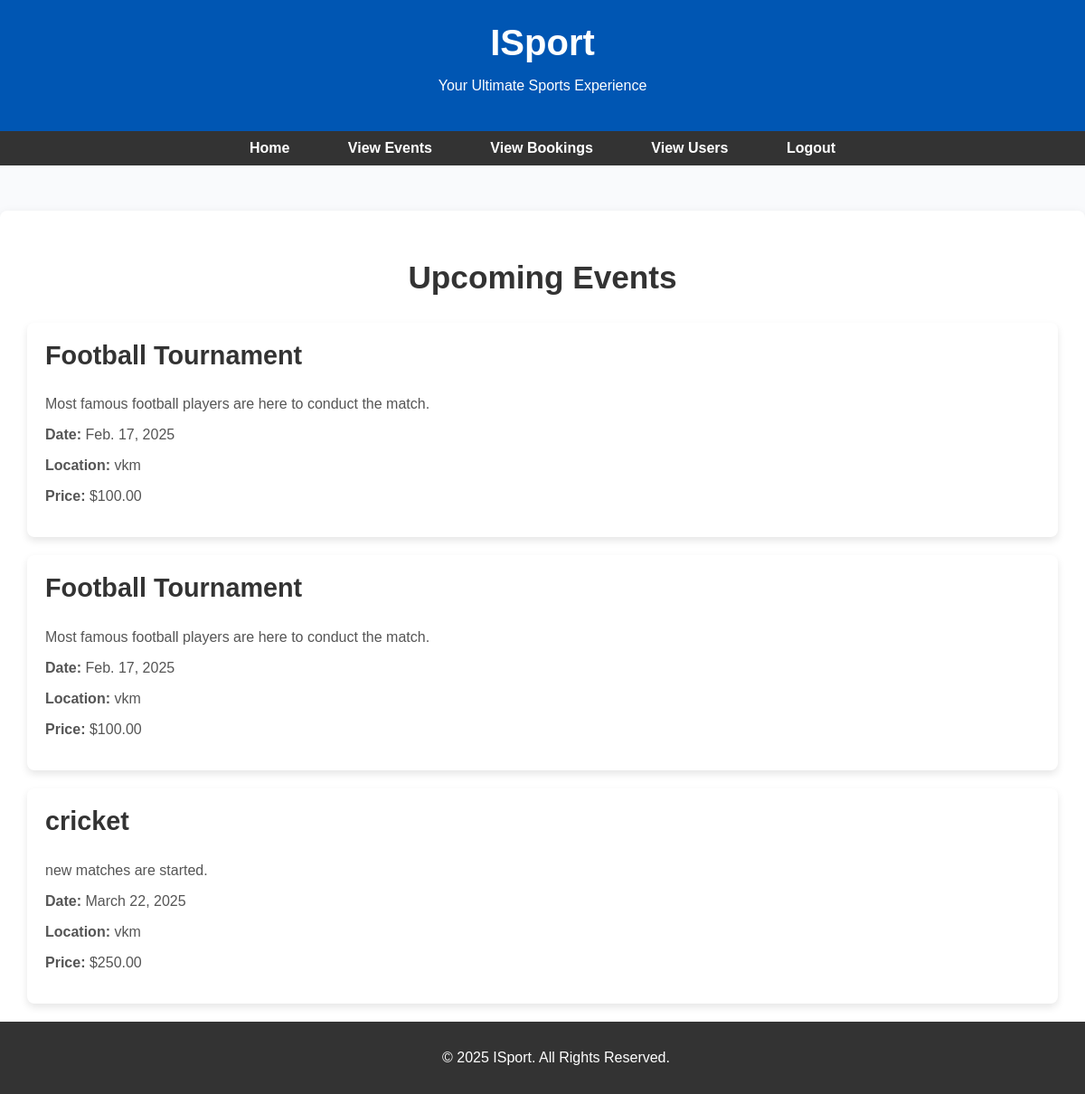
Page /adminview_events/ on the earlier database version.
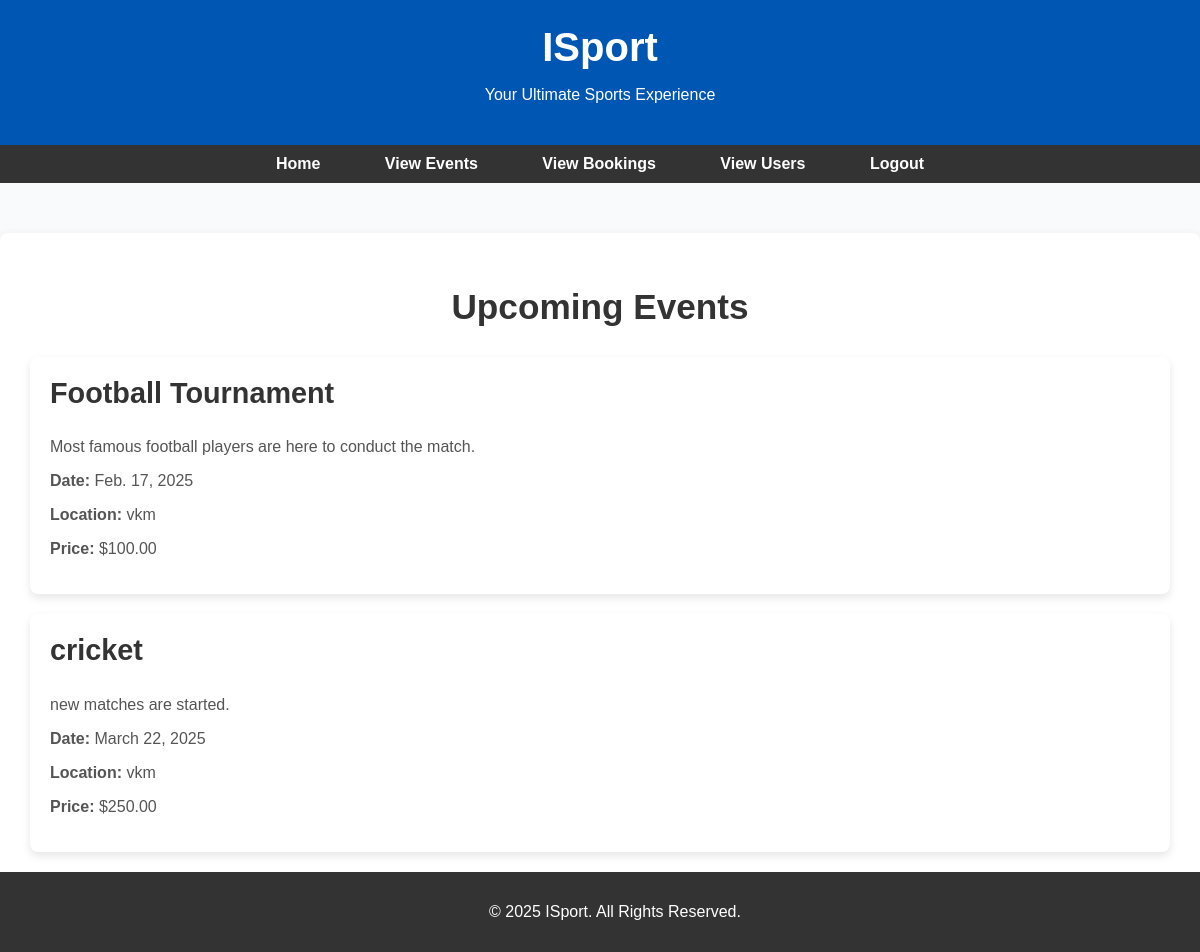
Same page on the later database version.
### app/models.py (models this page shows, shortened)
class EventTickets(models.Model):
    publisher = models.ForeignKey(PublisherRegister, on_delete=models.CASCADE, related_name='events')  # Linking event to a publisher
    title = models.CharField(max_length=255)
    description = models.TextField()
    date = models.DateField()
    location = models.CharField(max_length=255)
    price = models.DecimalField(max_digits=10, decimal_places=2)

### app/views.py (the view)
# urls.py: path('adminview_events/', views.adminview_events, name='adminview_events'),
def adminview_events(request):
    events = EventTickets.objects.all()
    return render(request, 'admin/view_events.html', {'events': events})

### templates/admin/view_events.html (shortened to what this page needs)
<!DOCTYPE html>
<html lang="en">
<head>
</head>
<body>
    <header>
        <h1>ISport</h1>
        <p>Your Ultimate Sports Experience</p>
    </header>
    <nav>
        <ul>
            <li><a href="../adminhome">Home</a></li>
            <li><a href="../adminview_events">View Events</a></li>
            <li><a href="../adminbookings">View Bookings</a></li>
            <li><a href="../viewusers">View Users</a></li>
            <li><a href="../logout">Logout</a></li>
        </ul>
    </nav>
    <div class="events-container">
        <h1>Upcoming Events</h1>
        {% for event in events %}
        <div class="event-item">
            <h3>{{ event.title }}</h3>
            <p>{{ event.description }}</p>
            <div class="event-details">
                <p><strong>Date:</strong> {{ event.date }}</p>
                <p><strong>Location:</strong> {{ event.location }}</p>
                <p><strong>Price:</strong> ${{ event.price }}</p>
            </div>
        </div>
        {% empty %}
        <p>No events available at the moment.</p>
        {% endfor %}
    </div>
    <footer>
        <p>&copy; 2025 ISport. All Rights Reserved.</p>
    </footer>
</body>
</html>

Differences in the rows shown:
removed EventTickets: title "Football Tournament", description "Most famous football players are here to conduct the match.", date "Feb. 17, 2025", location "vkm", price "100.00"
